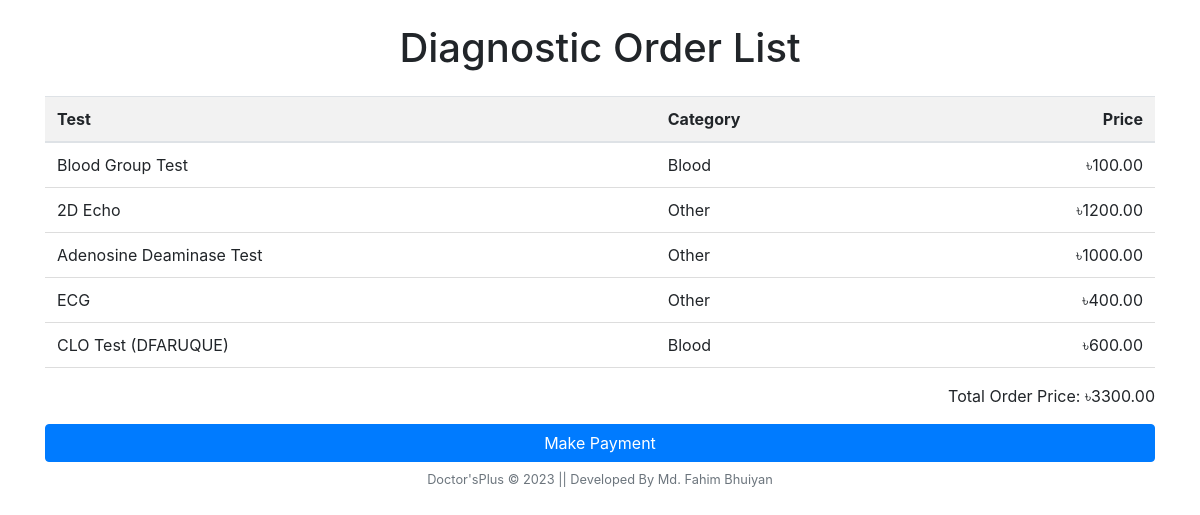
Page /patient/diagnostics/order/success on the committed database.
### adminView/models.py (models this page shows, shortened)
class Diagnostic(models.Model):
    CATEGORY_CHOICES = (
        ('Blood', 'Blood'),
        ('Urine', 'Urine'),
        ('Other', 'Other'),
    )
    test_name = models.CharField(max_length=50)
    price = models.DecimalField(max_digits=8, decimal_places=2)
    category = models.CharField(max_length=50, choices=CATEGORY_CHOICES)
    description = models.TextField(max_length=200)

### patient/models.py (models this page shows, shortened)
class DiagnosticOrder(models.Model):
    GENDER_CHOICES = (
        ('Male', 'Male'),
        ('Female', 'Female'),
        ('Other', 'Other'),
    )
    patient = models.ForeignKey(User, on_delete=models.CASCADE)
    patient_name = models.CharField(max_length=20, null=True)
    patient_age = models.IntegerField(null=True)
    patient_mobile = models.CharField(max_length=20, null=True)
    patient_email = models.EmailField(null=True)
    patient_gender = models.CharField(max_length=6, choices=GENDER_CHOICES, null=True)
    doctor = models.ForeignKey(Doctor, on_delete=models.CASCADE)
    Address = models.CharField(max_length=250)
    additional_tests = models.ManyToManyField(Diagnostic, related_name='additional_orders')
    payment_amount = models.DecimalField(max_digits=8, decimal_places=2)
    payment_status = models.BooleanField(default=True)

### patient/views.py (the view)
# urls.py: path('diagnostics/order/success', views.diagnostic_order_success_view, name='diagnostic-order-success'),
def diagnostic_order_success_view(request):
    order = DiagnosticOrder.objects.last()  # Get the most recent order
    payment_amount = order.payment_amount if order else 0  # Retrieve the payment_amount or set it to 0 if order is not found
    ordered_tests = order.additional_tests.all() if order else []  # Retrieve the ordered tests or set it to an empty list if order is not found
    context = {
        'payment_amount': payment_amount,
        'ordered_tests': ordered_tests,
    }
    return render(request, 'diagnostics/order_success.html', context)

### Templates/diagnostics/order_success.html (shortened to what this page needs)
{% load static %}
<html lang="en">
<head>
  <link rel="stylesheet" href="{% static 'css/order_success.css' %}">
  <link rel="stylesheet" href="https://maxcdn.bootstrapcdn.com/bootstrap/4.5.2/css/bootstrap.min.css">
</head>
<body>
  <div class="container">
    <h1 class="mt-4 mb-4 text-center">Diagnostic Order List</h1>
    <table class="table">
      <thead>
        <tr>
          <th>Test</th>
          <th>Category</th>
          <th class="text-right">Price</th>
        </tr>
      </thead>
      <tbody>
        {% for test in ordered_tests %}
        <tr>
          <td>{{ test.test_name }}</td>
          <td>{{ test.category }}</td>
          <td class="text-right">৳{{ test.price }}</td>
        </tr>
        {% endfor %}
      </tbody>
    </table>
    <p class="text-align-right">Total Order Price: ৳{{ payment_amount }}</p>
    <a class="btn btn-primary d-block mx-auto" href="{% url 'process-payment-dia' %}">Make Payment</a>
  </div>
  {% include "Home/footer.html" %}
</body>
</html>

### static/CSS/order_success.css (style rules this page uses)
table { border-collapse: collapse; width: 100%; }
th, td { padding: 8px; text-align: left; border-bottom: 1px solid #ddd; }
th { background-color: #f2f2f2; }
.text-right { text-align: right; }
.container { max-width: 800px; margin: 0 auto; }
.mt-4 { margin-top: 20px; }
.mb-4 { margin-bottom: 20px; }
.text-align-right { text-align: right; }

### rows in the picture
Diagnostic: test_name "Blood Group Test", category "Blood", price "100.00"
Diagnostic: test_name "2D Echo", category "Other", price "1200.00"
Diagnostic: test_name "Adenosine Deaminase Test", category "Other", price "1000.00"
Diagnostic: test_name "ECG", category "Other", price "400.00"
Diagnostic: test_name "CLO Test (DFARUQUE)", category "Blood", price "600.00"
DiagnosticOrder: payment_amount "3300.00"
